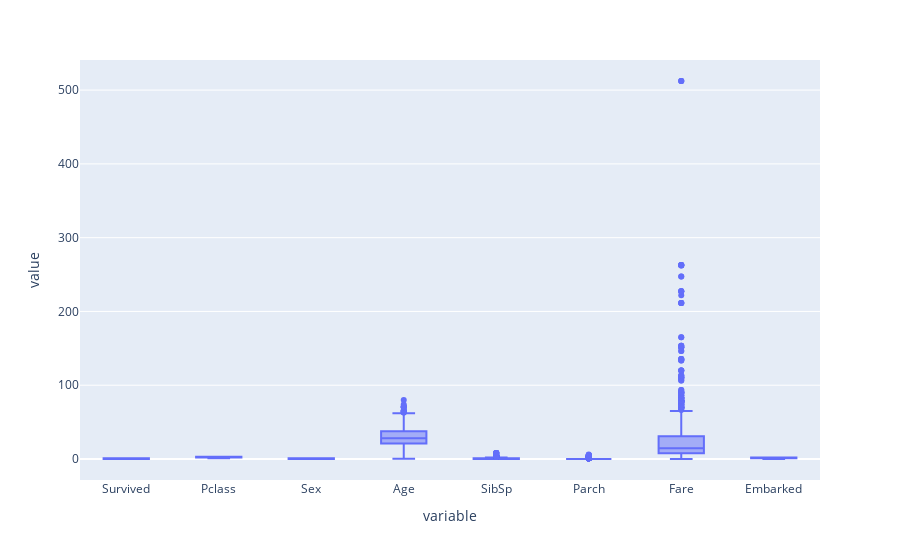

Here is the notebook cell this chart was saved with:
### Code cell
f_c= list(df.select_dtypes('float64').columns)

fig = px.box(df, y=f_c)
fig.show()

### Figure 1 — Plotly figure (JSON) as saved in the notebook; plotly's stock layout.template omitted (floating-point values rounded to 4 significant figures; data arrays with more than 128 entries replaced by an {"elided": "..."} marker saying what was removed)
{"data": [{"alignmentgroup": "True", "hovertemplate": "variable=%{x}<br>value=%{y}<extra></extra>", "legendgroup": "", "marker": {"color": "#636efa"}, "name": "", "notched": false, "offsetgroup": "", "orientation": "v", "showlegend": false, "type": "box", "x": {"elided": "7112 str values"}, "x0": " ", "xaxis": "x", "y": {"elided": "7112 float values"}, "y0": " ", "yaxis": "y"}], "layout": {"boxmode": "group", "legend": {"tracegroupgap": 0}, "margin": {"t": 60}, "xaxis": {"anchor": "y", "domain": [0, 1], "title": {"text": "variable"}}, "yaxis": {"anchor": "x", "domain": [0, 1], "title": {"text": "value"}}}}
